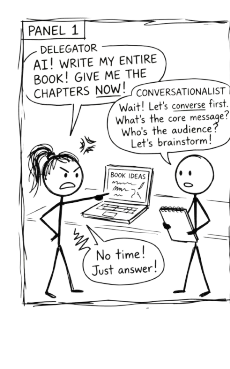
#> input picture images/comic-strip/00-panel1.png, 230 x 369 px
$ python create_cover_v2.py
#> lines starting #> are read from the running program, lines starting #| are printed output that depends on the picture
#!/usr/bin/env python3
"""
Generate a polished KDP ebook cover for 'Conversation, Not Delegation'.

Dark background, clean typography, comic panel with rounded frame.
Matches the borck.education brand aesthetic.

Output: images/cover-v2.png (1600 x 2560 px, KDP ebook standard portrait)
"""

from pathlib import Path
from PIL import Image, ImageDraw, ImageFont, ImageFilter

WIDTH = 1600
HEIGHT = 2560

PROJECT_ROOT = Path(__file__).resolve().parent.parent
COMIC_PATH = PROJECT_ROOT / "images" / "comic-strip" / "00-panel1.png"
OUTPUT_PATH = PROJECT_ROOT / "images" / "cover-v2.png"

# Colours — dark theme matching borck.education
BG_COLOUR = (10, 10, 11)           # --black
CARD_BG = (22, 22, 26)             # --gray-5
CARD_BORDER = (30, 30, 35)         # --gray-4 ish
ACCENT = (34, 197, 94)             # --accent green
ACCENT_DIM = (5, 46, 22)           # --accent-low
WHITE = (232, 230, 227)            # --white
GRAY_1 = (154, 154, 158)           # --gray-1
GRAY_2 = (94, 94, 99)             # --gray-2


def get_font(size, bold=False):
    """Try DM Sans first, then system fonts."""
    dm_sans_paths = [
        Path.home() / "Library/Fonts/DMSans-Bold.ttf",
        Path.home() / "Library/Fonts/DMSans-Regular.ttf",
        Path.home() / "Library/Fonts/DM_Sans/DMSans-Bold.ttf",
        Path.home() / "Library/Fonts/DM_Sans/DMSans-Regular.ttf",
    ]
    system_paths = [
        "/System/Library/Fonts/Helvetica.ttc",
        "/Library/Fonts/Arial.ttf",
        "/usr/share/fonts/truetype/dejavu/DejaVuSans.ttf",
    ]
    bold_system = [
        "/System/Library/Fonts/Helvetica.ttc",
        "/Library/Fonts/Arial Bold.ttf",
        "/usr/share/fonts/truetype/dejavu/DejaVuSans-Bold.ttf",
    ]

    # Try DM Sans first
    for p in dm_sans_paths:
        if p.exists():
            try:
                return ImageFont.truetype(str(p), size)
            except OSError:
                continue

    # Fall back to system fonts
    paths = bold_system if bold else system_paths
    for path in paths:
        if Path(path).exists():
            try:
                return ImageFont.truetype(path, size, index=1 if bold and path.endswith(".ttc") else 0)
            except (OSError, IndexError):
                try:
                    return ImageFont.truetype(path, size)
                except OSError:
                    continue
    return ImageFont.load_default()


def text_width(draw, text, font):
    bbox = draw.textbbox((0, 0), text, font=font)
    return bbox[2] - bbox[0]


def draw_rounded_rect(draw, xy, radius, fill=None, outline=None, width=1):
    """Draw a rounded rectangle."""
    x0, y0, x1, y1 = xy
    draw.rounded_rectangle(xy, radius=radius, fill=fill, outline=outline, width=width)


def main():
    img = Image.new("RGB", (WIDTH, HEIGHT), BG_COLOUR)
    draw = ImageDraw.Draw(img)

    # Subtle radial glow behind the comic area
    glow = Image.new("RGB", (WIDTH, HEIGHT), BG_COLOUR)
    glow_draw = ImageDraw.Draw(glow)
    cx, cy = WIDTH // 2, HEIGHT // 2 - 100
    for r in range(400, 0, -2):
        alpha = int(15 * (r / 400))
        colour = (ACCENT_DIM[0] + alpha, ACCENT_DIM[1] + alpha, ACCENT_DIM[2] + alpha)
        glow_draw.ellipse(
            [cx - r * 2, cy - r * 2, cx + r * 2, cy + r * 2],
            fill=colour
        )
    glow = glow.filter(ImageFilter.GaussianBlur(radius=80))
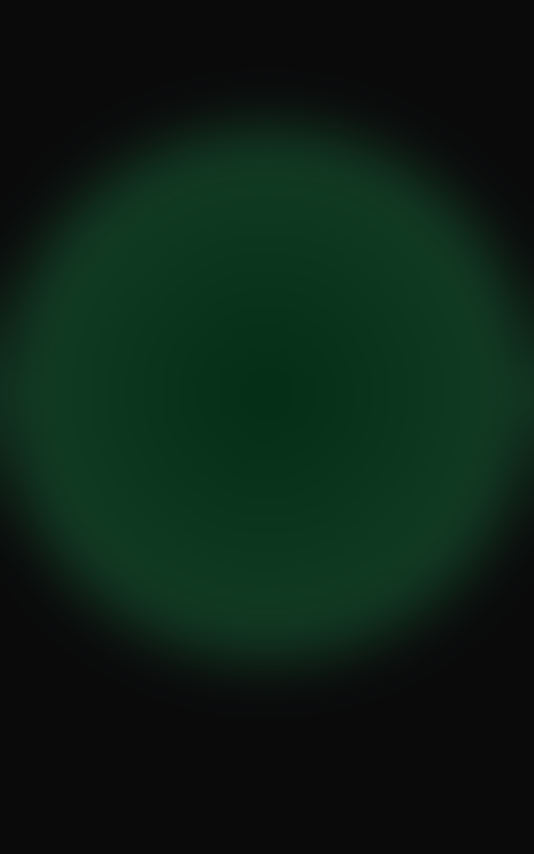
#> glow: PIL image 1600x2560 RGB (shown at 1/3 size); mean R, G, B 12.2, 32.1, 20.9
    img = Image.composite(glow, img, glow.convert("L"))
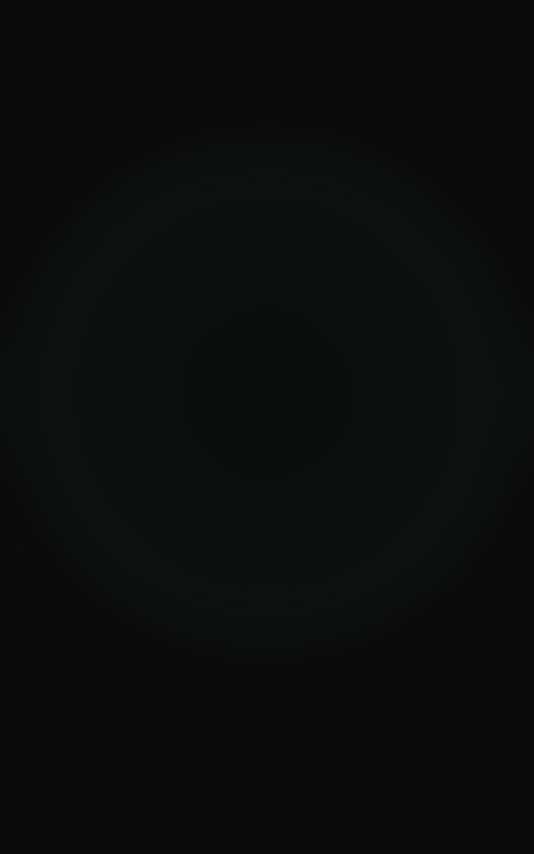
#> img: PIL image 1600x2560 RGB (shown at 1/3 size); mean R, G, B 10.3, 13.18, 12.44
    draw = ImageDraw.Draw(img)

    # Fonts
    title_font = get_font(120, bold=True)
    subtitle_font = get_font(48)
    author_font = get_font(44)
    tag_font = get_font(28)

    # Top accent line
    line_y = 200
    line_w = 120
    draw.rounded_rectangle(
        [(WIDTH - line_w) // 2, line_y, (WIDTH + line_w) // 2, line_y + 4],
        radius=2, fill=ACCENT
    )

    # Title
    y = 260
    for line in ["Conversation,", "Not Delegation"]:
        w = text_width(draw, line, title_font)
        draw.text(((WIDTH - w) // 2, y), line, fill=WHITE, font=title_font)
        y += 140
#> this loop made 2 passes
#> w on passes 1 to 2: 939, 1019
#> after the loop, y = 540

    # Subtitle
    subtitle = "How to Think With AI, Not Just Use It"
    sw = text_width(draw, subtitle, subtitle_font)
#> sw = 873
    draw.text(((WIDTH - sw) // 2, y + 30), subtitle, fill=GRAY_1, font=subtitle_font)

    # Comic panel — framed in a card-style container
    comic = Image.open(COMIC_PATH).convert("RGBA")
#> comic is the input picture: PIL image 230x369 RGBA; mean R, G, B, A 52.3, 52.3, 52, 32.8

    # Scale comic
    card_padding = 40
    card_margin = 120
    max_comic_w = WIDTH - (card_margin * 2) - (card_padding * 2)
    max_comic_h = 1100

    ratio = min(max_comic_w / comic.width, max_comic_h / comic.height)
#> ratio = 2.98
    new_w = int(comic.width * ratio)
#> new_w = 685
    new_h = int(comic.height * ratio)
#> new_h = 1100
    comic = comic.resize((new_w, new_h), Image.LANCZOS)
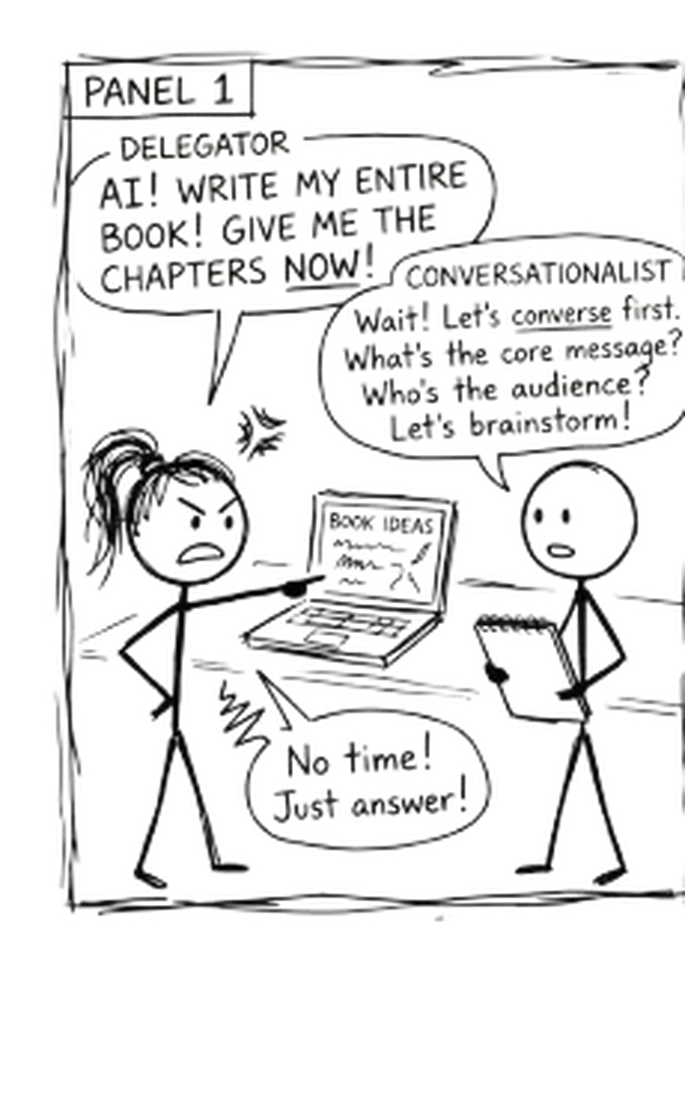
#> comic: PIL image 685x1100 RGBA; mean R, G, B, A 50.7, 50.7, 50.4, 33.3; transparent parts drawn white

    # Card background
    card_x0 = (WIDTH - new_w - card_padding * 2) // 2
#> card_x0 = 417
    card_y0 = 680
    card_x1 = card_x0 + new_w + card_padding * 2
#> card_x1 = 1182
    card_y1 = card_y0 + new_h + card_padding * 2
#> card_y1 = 1860

    draw_rounded_rect(draw, (card_x0, card_y0, card_x1, card_y1),
                      radius=20, fill=CARD_BG, outline=CARD_BORDER, width=2)

    # Paste comic (white background for the comic itself)
    comic_x = card_x0 + card_padding
#> comic_x = 457
    comic_y = card_y0 + card_padding

    # Create white background for comic area
    comic_bg = Image.new("RGB", (new_w, new_h), (255, 255, 255))
#> comic_bg: PIL image 685x1100 RGB; every value is 255
    if comic.mode == "RGBA":
        comic_bg.paste(comic, mask=comic.split()[3])
    else:
        comic_bg.paste(comic)
    img.paste(comic_bg, (comic_x, comic_y))
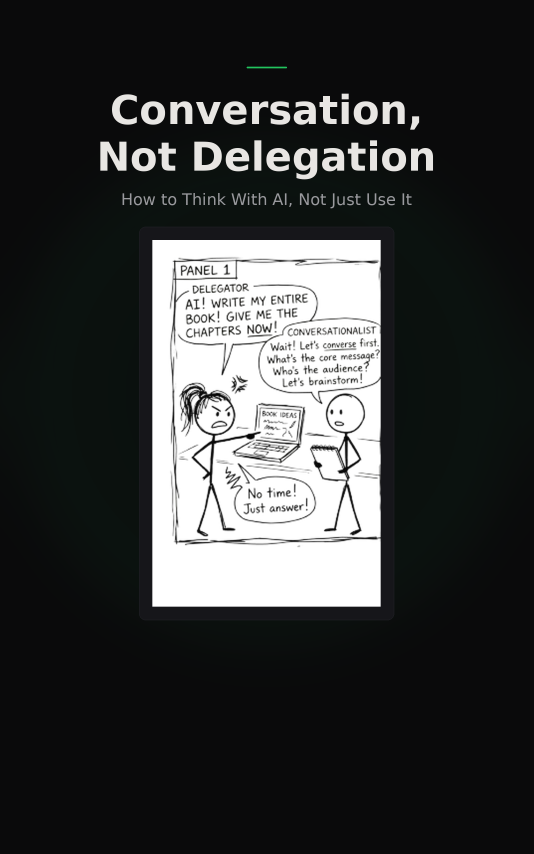
#> img: PIL image 1600x2560 RGB (shown at 1/3 size); mean R, G, B 56, 57.6, 57.5

    # Accent tag below comic
    tag_text = "A methodology for thinking with AI"
    tw = text_width(draw, tag_text, tag_font)
#> tw = 487
    tag_pad_h = 12
    tag_pad_w = 24
    tag_x = (WIDTH - tw - tag_pad_w * 2) // 2
#> tag_x = 532
    tag_y = card_y1 + 40
#> tag_y = 1900
    draw_rounded_rect(
        draw,
        (tag_x, tag_y, tag_x + tw + tag_pad_w * 2, tag_y + 28 + tag_pad_h * 2),
        radius=20, fill=ACCENT_DIM, outline=ACCENT, width=1
    )
    draw.text((tag_x + tag_pad_w, tag_y + tag_pad_h), tag_text, fill=ACCENT, font=tag_font)

    # Author
    author = "Michael Borck"
    aw = text_width(draw, author, author_font)
#> aw = 307
    draw.text(((WIDTH - aw) // 2, HEIGHT - 180), author, fill=GRAY_2, font=author_font)

    # Bottom accent line
    draw.rounded_rectangle(
        [(WIDTH - line_w) // 2, HEIGHT - 100, (WIDTH + line_w) // 2, HEIGHT - 96],
        radius=2, fill=ACCENT
    )

    # Save
    img.save(OUTPUT_PATH, "PNG", dpi=(300, 300))
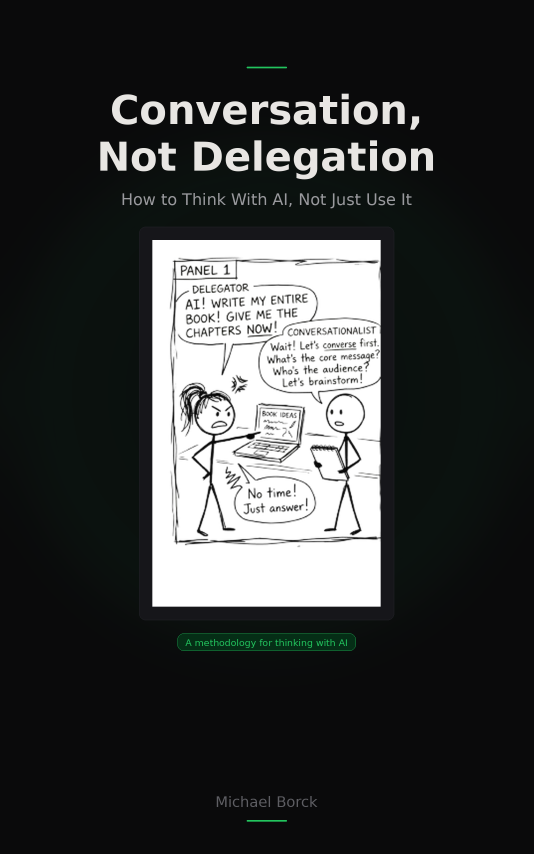
#> saved as cover-v2.png: PIL image 1600x2560 RGB (shown at 1/3 size); mean R, G, B 56.1, 58, 57.7
    print(f"Cover saved to: {OUTPUT_PATH}")
    print(f"Dimensions: {WIDTH} x {HEIGHT} px")


if __name__ == "__main__":
    main()

$ run again, with images/comic-strip/00-conversation-not-delegation.png copied over images/comic-strip/00-panel1.png
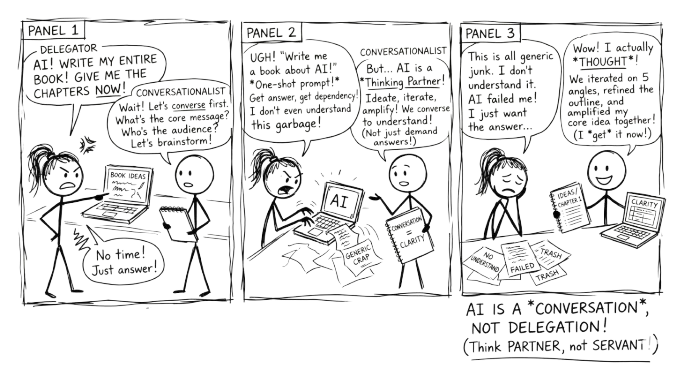
#> input picture images/comic-strip/00-conversation-not-delegation.png, 677 x 369 px
#> the loop in main, `for line in ["Conversation,", "Not Delegation"]:` made 2 passes
#> w on passes 1 to 2: 939, 1019
#> after the loop in main, `for line in ["Conversation,", "Not Delegation"]:`: y = 540
#> sw = 873
#> in main, comic is the input picture: PIL image 677x369 RGBA; mean R, G, B, A 58.6, 58.6, 58.3, 36
#> comic: PIL image 1280x697 RGBA
#> in main, `img.paste(comic_bg, (comic_x, comic_y))`:
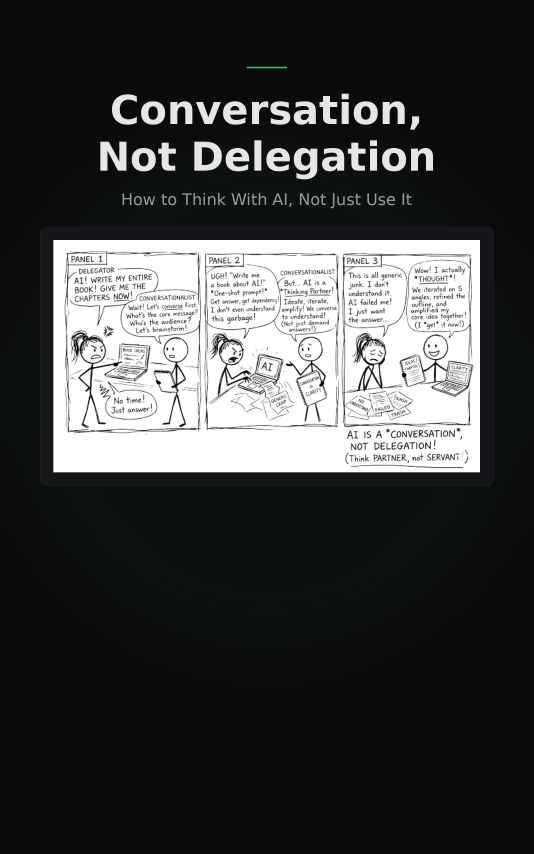
#> img: PIL image 1600x2560 RGB (shown at 1/3 size); mean R, G, B 63.2, 64.5, 64.5
#> tw = 487
#> tag_x = 532
#> aw = 307
#> in main, `img.save(OUTPUT_PATH, "PNG", dpi=(300, 300))`:
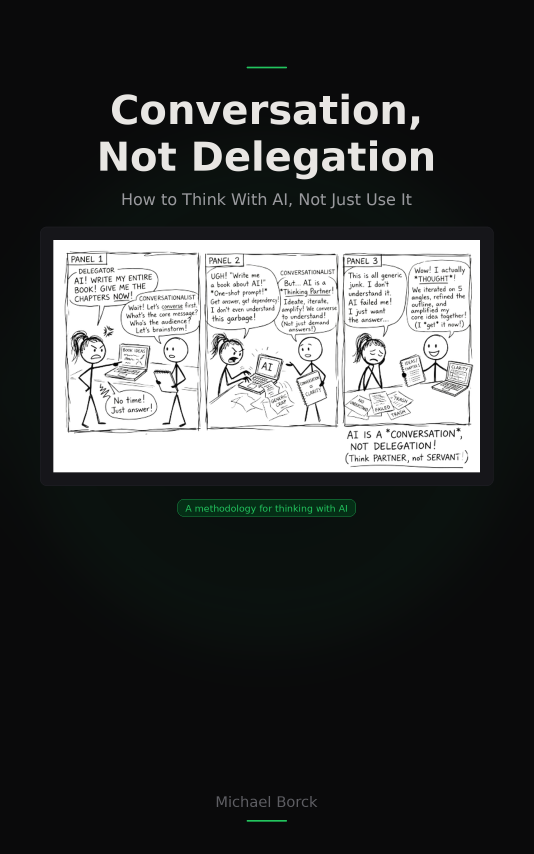
#> saved as cover-v2.png: PIL image 1600x2560 RGB (shown at 1/3 size); mean R, G, B 63.2, 64.9, 64.7

$ run again, with images/comic-strip/01-what-is-ai.png copied over images/comic-strip/00-panel1.png
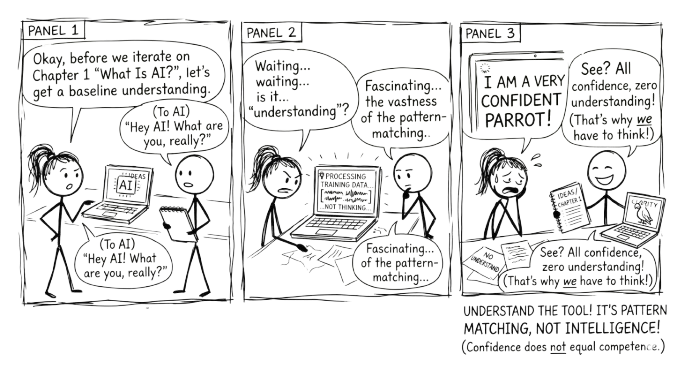
#> input picture images/comic-strip/01-what-is-ai.png, 677 x 369 px
#> the loop in main, `for line in ["Conversation,", "Not Delegation"]:` made 2 passes
#> w on passes 1 to 2: 939, 1019
#> after the loop in main, `for line in ["Conversation,", "Not Delegation"]:`: y = 540
#> sw = 873
#> in main, comic is the input picture: PIL image 677x369 RGBA; mean R, G, B, A 55.4, 55.4, 54.9, 36.9
#> comic: PIL image 1280x697 RGBA
#> in main, `img.paste(comic_bg, (comic_x, comic_y))`:
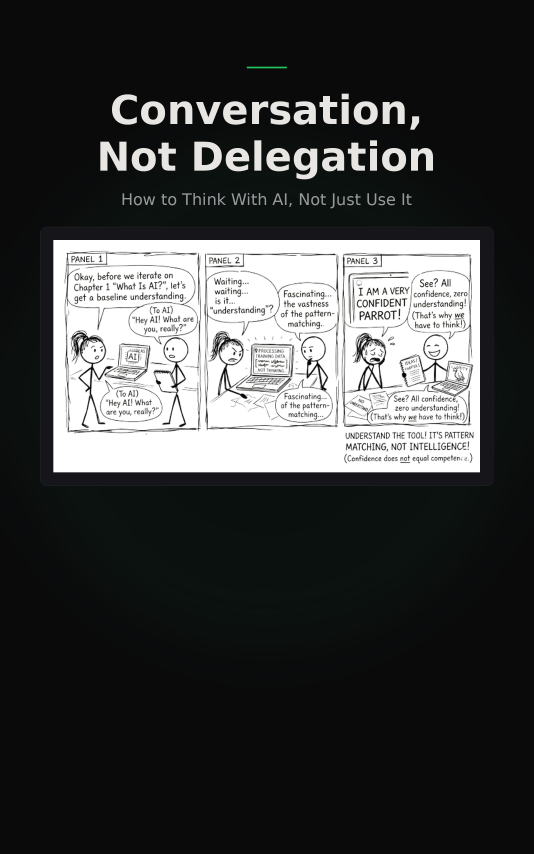
#> img: PIL image 1600x2560 RGB (shown at 1/3 size); mean R, G, B 62.9, 64.2, 64.2
#> tw = 487
#> tag_x = 532
#> aw = 307
#> in main, `img.save(OUTPUT_PATH, "PNG", dpi=(300, 300))`:
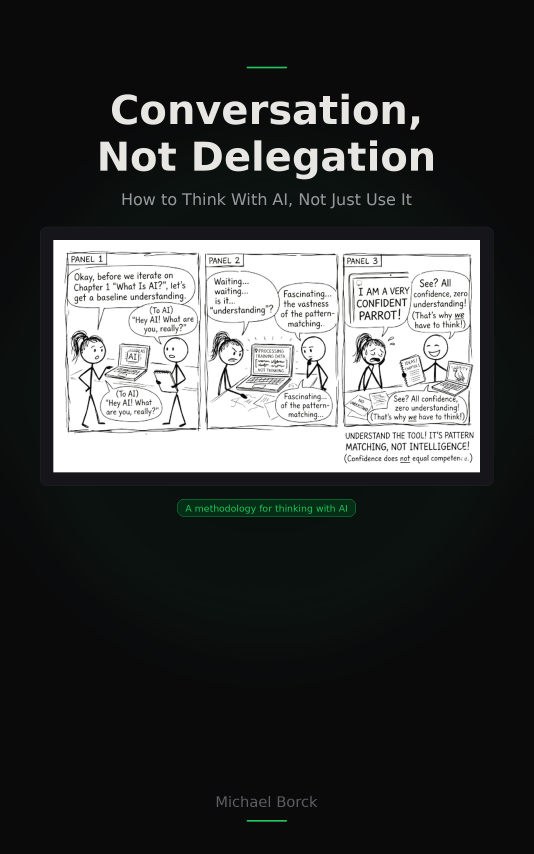
#> saved as cover-v2.png: PIL image 1600x2560 RGB (shown at 1/3 size); mean R, G, B 63, 64.6, 64.4

$ run again, with images/comic-strip/02-what-are-llms.png copied over images/comic-strip/00-panel1.png
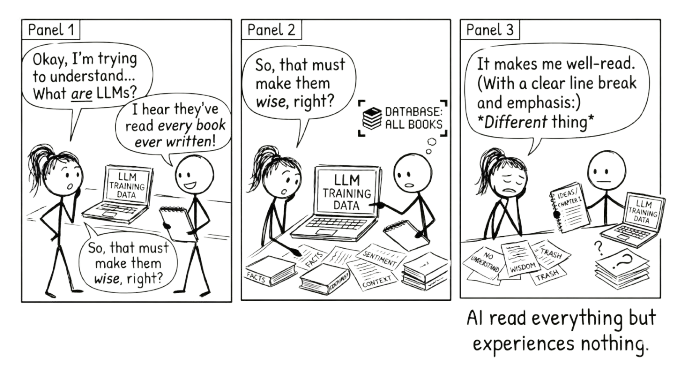
#> input picture images/comic-strip/02-what-are-llms.png, 677 x 369 px
#> the loop in main, `for line in ["Conversation,", "Not Delegation"]:` made 2 passes
#> w on passes 1 to 2: 939, 1019
#> after the loop in main, `for line in ["Conversation,", "Not Delegation"]:`: y = 540
#> sw = 873
#> in main, comic is the input picture: PIL image 677x369 RGBA; mean R, G, B, A 37.4, 37.6, 36.5, 34.3
#> comic: PIL image 1280x697 RGBA
#> in main, `img.paste(comic_bg, (comic_x, comic_y))`:
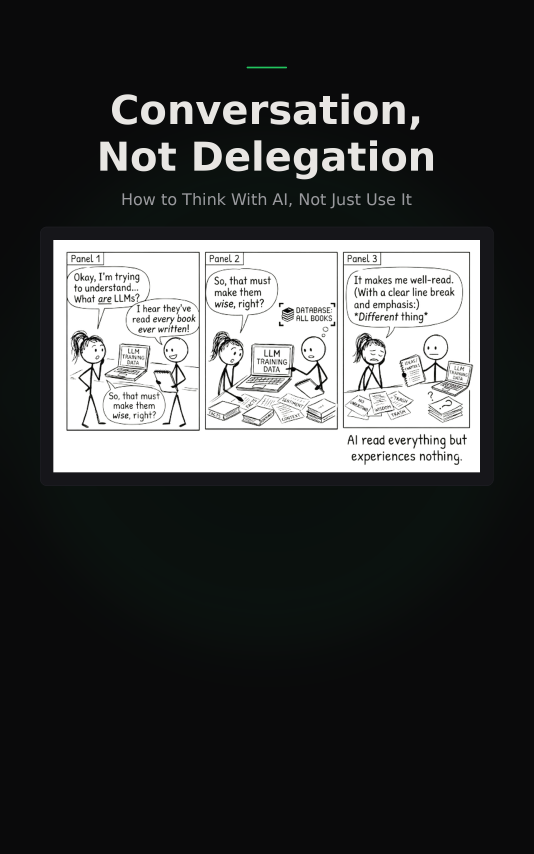
#> img: PIL image 1600x2560 RGB (shown at 1/3 size); mean R, G, B 63.1, 64.4, 64.3
#> tw = 487
#> tag_x = 532
#> aw = 307
#> in main, `img.save(OUTPUT_PATH, "PNG", dpi=(300, 300))`:
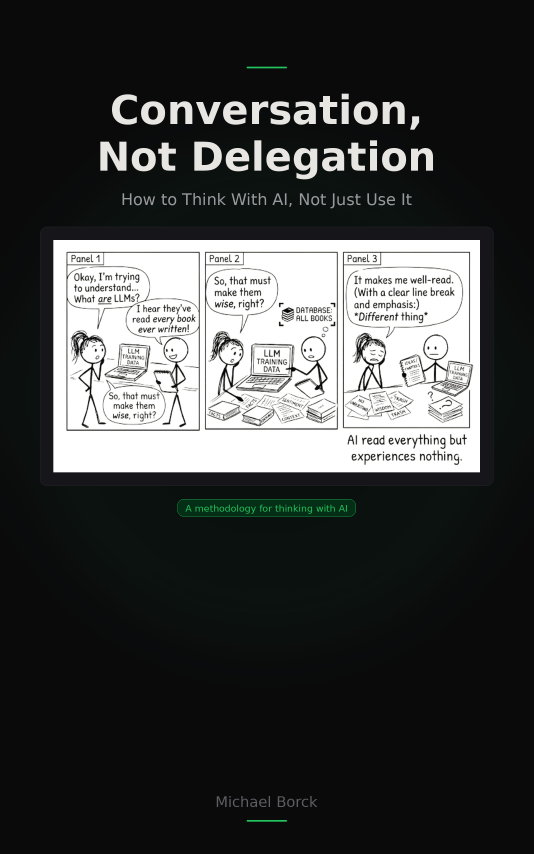
#> saved as cover-v2.png: PIL image 1600x2560 RGB (shown at 1/3 size); mean R, G, B 63.1, 64.8, 64.5
